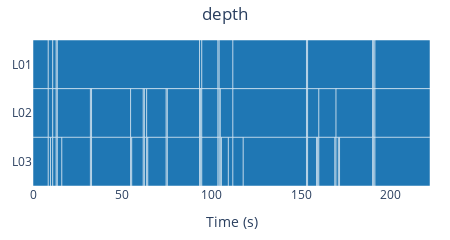
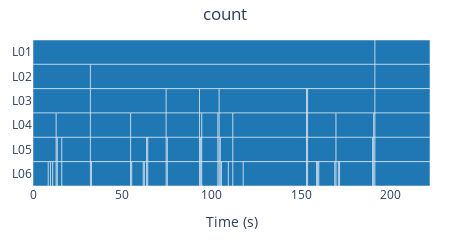
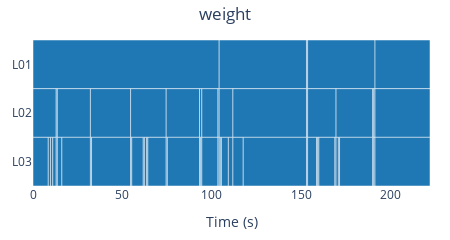

Notebook code for these charts, in order:
### Code cell
est_by_depth.plot().update_layout(width=450).show()
est_by_count.plot().update_layout(width=450).show()
est_by_weight.plot().update_layout(width=450).show()

### Figure 1 — Plotly figure (JSON) as saved in the notebook; plotly's stock layout.template omitted (floating-point values rounded to 4 significant figures)
{"data": [{"base": [0, 8.54, 11.06, 12.98, 13.61, 93.14, 94.44, 103.5, 104.1, 111.8, 153.0, 153.6, 190.0, 190.7, 191.3, 0, 8.54, 11.06, 12.98, 13.61, 32.12, 32.75, 54.6, 61.67, 62.31, 63.59, 74.5, 75.15, 93.14, 93.81, 94.44, 103.5, 104.1, 104.8, 111.8, 153.0, 153.6, 159.9, 169.5, 190.0, 190.7, 191.3, 0, 8.54, 9.8, 11.06, 12.98, 13.61, 16.16, 32.12, 32.75, 54.6, 55.25, 61.67, 62.31, 63.59, 64.24, 74.5, 75.15, 93.14, 93.81, 94.44, 103.5, 104.1, 104.8, 105.4, 109.3, 111.8, 117.6, 153.0, 153.6, 158.7, 159.3, 159.9, 168.9, 169.5, 170.8, 171.5, 190.0, 190.7, 191.3], "customdata": ["<b></b><br>Layer: L01<br>Start: 0.000s<br>End: 8.540s<br>Duration: 8.540s", "<b></b><br>Layer: L01<br>Start: 8.540s<br>End: 11.060s<br>Duration: 2.520s", "<b></b><br>Layer: L01<br>Start: 11.060s<br>End: 12.980s<br>Duration: 1.920s", "<b></b><br>Layer: L01<br>Start: 12.980s<br>End: 13.610s<br>Duration: 0.630s", "<b></b><br>Layer: L01<br>Start: 13.610s<br>End: 93.140s<br>Duration: 79.530s", "<b></b><br>Layer: L01<br>Start: 93.140s<br>End: 94.440s<br>Duration: 1.300s", "<b></b><br>Layer: L01<br>Start: 94.440s<br>End: 103.470s<br>Duration: 9.030s", "<b></b><br>Layer: L01<br>Start: 103.470s<br>End: 104.140s<br>Duration: 0.670s", "<b></b><br>Layer: L01<br>Start: 104.140s<br>End: 111.830s<br>Duration: 7.690s", "<b></b><br>Layer: L01<br>Start: 111.830s<br>End: 152.970s<br>Duration: 41.140s", "<b></b><br>Layer: L01<br>Start: 152.970s<br>End: 153.600s<br>Duration: 0.630s", "<b></b><br>Layer: L01<br>Start: 153.600s<br>End: 190.020s<br>Duration: 36.420s", "<b></b><br>Layer: L01<br>Start: 190.020s<br>End: 190.650s<br>Duration: 0.630s", "<b></b><br>Layer: L01<br>Start: 190.650s<br>End: 191.310s<br>Duration: 0.660s", "<b></b><br>Layer: L01<br>Start: 191.310s<br>End: 222.061s<br>Duration: 30.751s", "<b></b><br>Layer: L02<br>Start: 0.000s<br>End: 8.540s<br>Duration: 8.540s", "<b></b><br>Layer: L02<br>Start: 8.540s<br>End: 11.060s<br>Duration: 2.520s", "<b></b><br>Layer: L02<br>Start: 11.060s<br>End: 12.980s<br>Duration: 1.920s", "<b></b><br>Layer: L02<br>Start: 12.980s<br>End: 13.610s<br>Duration: 0.630s", "<b></b><br>Layer: L02<br>Start: 13.610s<br>End: 32.120s<br>Duration: 18.510s", "<b></b><br>Layer: L02<br>Start: 32.120s<br>End: 32.750s<br>Duration: 0.630s", "<b></b><br>Layer: L02<br>Start: 32.750s<br>End: 54.600s<br>Duration: 21.850s", "<b></b><br>Layer: L02<br>Start: 54.600s<br>End: 61.670s<br>Duration: 7.070s", "<b></b><br>Layer: L02<br>Start: 61.670s<br>End: 62.310s<br>Duration: 0.640s", "<b></b><br>Layer: L02<br>Start: 62.310s<br>End: 63.590s<br>Duration: 1.280s", "<b></b><br>Layer: L02<br>Start: 63.590s<br>End: 74.500s<br>Duration: 10.910s", "<b></b><br>Layer: L02<br>Start: 74.500s<br>End: 75.150s<br>Duration: 0.650s", "<b></b><br>Layer: L02<br>Start: 75.150s<br>End: 93.140s<br>Duration: 17.990s", "<b></b><br>Layer: L02<br>Start: 93.140s<br>End: 93.810s<br>Duration: 0.670s", "<b></b><br>Layer: L02<br>Start: 93.810s<br>End: 94.440s<br>Duration: 0.630s", "<b></b><br>Layer: L02<br>Start: 94.440s<br>End: 103.470s<br>Duration: 9.030s", "<b></b><br>Layer: L02<br>Start: 103.470s<br>End: 104.140s<br>Duration: 0.670s", "<b></b><br>Layer: L02<br>Start: 104.140s<br>End: 104.770s<br>Duration: 0.630s", "<b></b><br>Layer: L02<br>Start: 104.770s<br>End: 111.830s<br>Duration: 7.060s", "<b></b><br>Layer: L02<br>Start: 111.830s<br>End: 152.970s<br>Duration: 41.140s", "<b></b><br>Layer: L02<br>Start: 152.970s<br>End: 153.600s<br>Duration: 0.630s", "<b></b><br>Layer: L02<br>Start: 153.600s<br>End: 159.920s<br>Duration: 6.320s", "<b></b><br>Layer: L02<br>Start: 159.920s<br>End: 169.520s<br>Duration: 9.600s", "<b></b><br>Layer: L02<br>Start: 169.520s<br>End: 190.020s<br>Duration: 20.500s", "<b></b><br>Layer: L02<br>Start: 190.020s<br>End: 190.650s<br>Duration: 0.630s", "<b></b><br>Layer: L02<br>Start: 190.650s<br>End: 191.310s<br>Duration: 0.660s", "<b></b><br>Layer: L02<br>Start: 191.310s<br>End: 222.061s<br>Duration: 30.751s", "<b></b><br>Layer: L03<br>Start: 0.000s<br>End: 8.540s<br>Duration: 8.540s", "<b></b><br>Layer: L03<br>Start: 8.540s<br>End: 9.800s<br>Duration: 1.260s", "<b></b><br>Layer: L03<br>Start: 9.800s<br>End: 11.060s<br>Duration: 1.260s", "<b></b><br>Layer: L03<br>Start: 11.060s<br>End: 12.980s<br>Duration: 1.920s", "<b></b><br>Layer: L03<br>Start: 12.980s<br>End: 13.610s<br>Duration: 0.630s", "<b></b><br>Layer: L03<br>Start: 13.610s<br>End: 16.160s<br>Duration: 2.550s", "<b></b><br>Layer: L03<br>Start: 16.160s<br>End: 32.120s<br>Duration: 15.960s", "<b></b><br>Layer: L03<br>Start: 32.120s<br>End: 32.750s<br>Duration: 0.630s", "<b></b><br>Layer: L03<br>Start: 32.750s<br>End: 54.600s<br>Duration: 21.850s", "<b></b><br>Layer: L03<br>Start: 54.600s<br>End: 55.250s<br>Duration: 0.650s", "<b></b><br>Layer: L03<br>Start: 55.250s<br>End: 61.670s<br>Duration: 6.420s", "<b></b><br>Layer: L03<br>Start: 61.670s<br>End: 62.310s<br>Duration: 0.640s", "<b></b><br>Layer: L03<br>Start: 62.310s<br>End: 63.590s<br>Duration: 1.280s", "<b></b><br>Layer: L03<br>Start: 63.590s<br>End: 64.240s<br>Duration: 0.650s", "<b></b><br>Layer: L03<br>Start: 64.240s<br>End: 74.500s<br>Duration: 10.260s", "<b></b><br>Layer: L03<br>Start: 74.500s<br>End: 75.150s<br>Duration: 0.650s", "<b></b><br>Layer: L03<br>Start: 75.150s<br>End: 93.140s<br>Duration: 17.990s", "<b></b><br>Layer: L03<br>Start: 93.140s<br>End: 93.810s<br>Duration: 0.670s", "<b></b><br>Layer: L03<br>Start: 93.810s<br>End: 94.440s<br>Duration: 0.630s", "<b></b><br>Layer: L03<br>Start: 94.440s<br>End: 103.470s<br>Duration: 9.030s", "<b></b><br>Layer: L03<br>Start: 103.470s<br>End: 104.140s<br>Duration: 0.670s", "<b></b><br>Layer: L03<br>Start: 104.140s<br>End: 104.770s<br>Duration: 0.630s", "<b></b><br>Layer: L03<br>Start: 104.770s<br>End: 105.400s<br>Duration: 0.630s", "<b></b><br>Layer: L03<br>Start: 105.400s<br>End: 109.280s<br>Duration: 3.880s", "<b></b><br>Layer: L03<br>Start: 109.280s<br>End: 111.830s<br>Duration: 2.550s", "<b></b><br>Layer: L03<br>Start: 111.830s<br>End: 117.600s<br>Duration: 5.770s", "<b></b><br>Layer: L03<br>Start: 117.600s<br>End: 152.970s<br>Duration: 35.370s", "<b></b><br>Layer: L03<br>Start: 152.970s<br>End: 153.600s<br>Duration: 0.630s", "<b></b><br>Layer: L03<br>Start: 153.600s<br>End: 158.650s<br>Duration: 5.050s", "<b></b><br>Layer: L03<br>Start: 158.650s<br>End: 159.280s<br>Duration: 0.630s", "<b></b><br>Layer: L03<br>Start: 159.280s<br>End: 159.920s<br>Duration: 0.640s", "<b></b><br>Layer: L03<br>Start: 159.920s<br>End: 168.890s<br>Duration: 8.970s", "<b></b><br>Layer: L03<br>Start: 168.890s<br>End: 169.520s<br>Duration: 0.630s", "<b></b><br>Layer: L03<br>Start: 169.520s<br>End: 170.820s<br>Duration: 1.300s", "<b></b><br>Layer: L03<br>Start: 170.820s<br>End: 171.470s<br>Duration: 0.650s", "<b></b><br>Layer: L03<br>Start: 171.470s<br>End: 190.020s<br>Duration: 18.550s", "<b></b><br>Layer: L03<br>Start: 190.020s<br>End: 190.650s<br>Duration: 0.630s", "<b></b><br>Layer: L03<br>Start: 190.650s<br>End: 191.310s<br>Duration: 0.660s", "<b></b><br>Layer: L03<br>Start: 191.310s<br>End: 222.061s<br>Duration: 30.751s"], "hovertemplate": "%{customdata}<extra></extra>", "insidetextanchor": "middle", "marker": {"color": "#1F77B4", "line": {"color": "white", "width": 0.5}, "pattern": {"fgcolor": "white", "fgopacity": 0.5, "shape": "", "solidity": 0.25}}, "name": "", "orientation": "h", "showlegend": true, "text": ["", "", "", "", "", "", "", "", "", "", "", "", "", "", "", "", "", "", "", "", "", "", "", "", "", "", "", "", "", "", "", "", "", "", "", "", "", "", "", "", "", "", "", "", "", "", "", "", "", "", "", "", "", "", "", "", "", "", "", "", "", "", "", "", "", "", "", "", "", "", "", "", "", "", "", "", "", "", "", "", ""], "textposition": "inside", "type": "bar", "width": 1, "x": [8.54, 2.52, 1.92, 0.63, 79.53, 1.3, 9.03, 0.67, 7.69, 41.14, 0.63, 36.42, 0.63, 0.66, 30.75, 8.54, 2.52, 1.92, 0.63, 18.51, 0.63, 21.85, 7.07, 0.64, 1.28, 10.91, 0.65, 17.99, 0.67, 0.63, 9.03, 0.67, 0.63, 7.06, 41.14, 0.63, 6.32, 9.6, 20.5, 0.63, 0.66, 30.75, 8.54, 1.26, 1.26, 1.92, 0.63, 2.55, 15.96, 0.63, 21.85, 0.65, 6.42, 0.64, 1.28, 0.65, 10.26, 0.65, 17.99, 0.67, 0.63, 9.03, 0.67, 0.63, 0.63, 3.88, 2.55, 5.77, 35.37, 0.63, 5.05, 0.63, 0.64, 8.97, 0.63, 1.3, 0.65, 18.55, 0.63, 0.66, 30.75], "y": ["L01", "L01", "L01", "L01", "L01", "L01", "L01", "L01", "L01", "L01", "L01", "L01", "L01", "L01", "L01", "L02", "L02", "L02", "L02", "L02", "L02", "L02", "L02", "L02", "L02", "L02", "L02", "L02", "L02", "L02", "L02", "L02", "L02", "L02", "L02", "L02", "L02", "L02", "L02", "L02", "L02", "L02", "L03", "L03", "L03", "L03", "L03", "L03", "L03", "L03", "L03", "L03", "L03", "L03", "L03", "L03", "L03", "L03", "L03", "L03", "L03", "L03", "L03", "L03", "L03", "L03", "L03", "L03", "L03", "L03", "L03", "L03", "L03", "L03", "L03", "L03", "L03", "L03", "L03", "L03", "L03"]}], "layout": {"barmode": "overlay", "height": 145, "margin": {"b": 20, "l": 20, "r": 20, "t": 40}, "showlegend": false, "title": {"text": "depth", "x": 0.5}, "width": 450, "xaxis": {"range": [0, 222.1], "title": {"text": "Time (s)"}}, "yaxis": {"categoryarray": ["L03", "L02", "L01"], "categoryorder": "array", "title": {}}}}

### Figure 2 — Plotly figure (JSON) as saved in the notebook; plotly's stock layout.template omitted (floating-point values rounded to 4 significant figures)
{"data": [{"base": [0, 191.3, 0, 32.12, 191.3, 0, 32.12, 74.5, 93.14, 104.1, 153.0, 153.6, 191.3, 0, 12.98, 32.12, 54.6, 74.5, 93.14, 94.44, 103.5, 104.1, 111.8, 153.0, 153.6, 169.5, 190.7, 191.3, 0, 12.98, 13.61, 16.16, 32.12, 54.6, 63.59, 64.24, 74.5, 75.15, 93.14, 93.81, 94.44, 103.5, 104.1, 104.8, 111.8, 153.0, 153.6, 169.5, 190.0, 190.7, 191.3, 0, 8.54, 9.8, 11.06, 12.98, 13.61, 16.16, 32.12, 32.75, 54.6, 55.25, 61.67, 62.31, 63.59, 64.24, 74.5, 75.15, 93.14, 93.81, 94.44, 103.5, 104.1, 104.8, 105.4, 109.3, 111.8, 117.6, 153.0, 153.6, 158.7, 159.3, 159.9, 168.9, 169.5, 170.8, 171.5, 190.0, 190.7, 191.3], "customdata": ["<b></b><br>Layer: L01<br>Start: 0.000s<br>End: 191.310s<br>Duration: 191.310s", "<b></b><br>Layer: L01<br>Start: 191.310s<br>End: 222.061s<br>Duration: 30.751s", "<b></b><br>Layer: L02<br>Start: 0.000s<br>End: 32.120s<br>Duration: 32.120s", "<b></b><br>Layer: L02<br>Start: 32.120s<br>End: 191.310s<br>Duration: 159.190s", "<b></b><br>Layer: L02<br>Start: 191.310s<br>End: 222.061s<br>Duration: 30.751s", "<b></b><br>Layer: L03<br>Start: 0.000s<br>End: 32.120s<br>Duration: 32.120s", "<b></b><br>Layer: L03<br>Start: 32.120s<br>End: 74.500s<br>Duration: 42.380s", "<b></b><br>Layer: L03<br>Start: 74.500s<br>End: 93.140s<br>Duration: 18.640s", "<b></b><br>Layer: L03<br>Start: 93.140s<br>End: 104.140s<br>Duration: 11.000s", "<b></b><br>Layer: L03<br>Start: 104.140s<br>End: 152.970s<br>Duration: 48.830s", "<b></b><br>Layer: L03<br>Start: 152.970s<br>End: 153.600s<br>Duration: 0.630s", "<b></b><br>Layer: L03<br>Start: 153.600s<br>End: 191.310s<br>Duration: 37.710s", "<b></b><br>Layer: L03<br>Start: 191.310s<br>End: 222.061s<br>Duration: 30.751s", "<b></b><br>Layer: L04<br>Start: 0.000s<br>End: 12.980s<br>Duration: 12.980s", "<b></b><br>Layer: L04<br>Start: 12.980s<br>End: 32.120s<br>Duration: 19.140s", "<b></b><br>Layer: L04<br>Start: 32.120s<br>End: 54.600s<br>Duration: 22.480s", "<b></b><br>Layer: L04<br>Start: 54.600s<br>End: 74.500s<br>Duration: 19.900s", "<b></b><br>Layer: L04<br>Start: 74.500s<br>End: 93.140s<br>Duration: 18.640s", "<b></b><br>Layer: L04<br>Start: 93.140s<br>End: 94.440s<br>Duration: 1.300s", "<b></b><br>Layer: L04<br>Start: 94.440s<br>End: 103.470s<br>Duration: 9.030s", "<b></b><br>Layer: L04<br>Start: 103.470s<br>End: 104.140s<br>Duration: 0.670s", "<b></b><br>Layer: L04<br>Start: 104.140s<br>End: 111.830s<br>Duration: 7.690s", "<b></b><br>Layer: L04<br>Start: 111.830s<br>End: 152.970s<br>Duration: 41.140s", "<b></b><br>Layer: L04<br>Start: 152.970s<br>End: 153.600s<br>Duration: 0.630s", "<b></b><br>Layer: L04<br>Start: 153.600s<br>End: 169.520s<br>Duration: 15.920s", "<b></b><br>Layer: L04<br>Start: 169.520s<br>End: 190.650s<br>Duration: 21.130s", "<b></b><br>Layer: L04<br>Start: 190.650s<br>End: 191.310s<br>Duration: 0.660s", "<b></b><br>Layer: L04<br>Start: 191.310s<br>End: 222.061s<br>Duration: 30.751s", "<b></b><br>Layer: L05<br>Start: 0.000s<br>End: 12.980s<br>Duration: 12.980s", "<b></b><br>Layer: L05<br>Start: 12.980s<br>End: 13.610s<br>Duration: 0.630s", "<b></b><br>Layer: L05<br>Start: 13.610s<br>End: 16.160s<br>Duration: 2.550s", "<b></b><br>Layer: L05<br>Start: 16.160s<br>End: 32.120s<br>Duration: 15.960s", "<b></b><br>Layer: L05<br>Start: 32.120s<br>End: 54.600s<br>Duration: 22.480s", "<b></b><br>Layer: L05<br>Start: 54.600s<br>End: 63.590s<br>Duration: 8.990s", "<b></b><br>Layer: L05<br>Start: 63.590s<br>End: 64.240s<br>Duration: 0.650s", "<b></b><br>Layer: L05<br>Start: 64.240s<br>End: 74.500s<br>Duration: 10.260s", "<b></b><br>Layer: L05<br>Start: 74.500s<br>End: 75.150s<br>Duration: 0.650s", "<b></b><br>Layer: L05<br>Start: 75.150s<br>End: 93.140s<br>Duration: 17.990s", "<b></b><br>Layer: L05<br>Start: 93.140s<br>End: 93.810s<br>Duration: 0.670s", "<b></b><br>Layer: L05<br>Start: 93.810s<br>End: 94.440s<br>Duration: 0.630s", "<b></b><br>Layer: L05<br>Start: 94.440s<br>End: 103.470s<br>Duration: 9.030s", "<b></b><br>Layer: L05<br>Start: 103.470s<br>End: 104.140s<br>Duration: 0.670s", "<b></b><br>Layer: L05<br>Start: 104.140s<br>End: 104.770s<br>Duration: 0.630s", "<b></b><br>Layer: L05<br>Start: 104.770s<br>End: 111.830s<br>Duration: 7.060s", "<b></b><br>Layer: L05<br>Start: 111.830s<br>End: 152.970s<br>Duration: 41.140s", "<b></b><br>Layer: L05<br>Start: 152.970s<br>End: 153.600s<br>Duration: 0.630s", "<b></b><br>Layer: L05<br>Start: 153.600s<br>End: 169.520s<br>Duration: 15.920s", "<b></b><br>Layer: L05<br>Start: 169.520s<br>End: 190.020s<br>Duration: 20.500s", "<b></b><br>Layer: L05<br>Start: 190.020s<br>End: 190.650s<br>Duration: 0.630s", "<b></b><br>Layer: L05<br>Start: 190.650s<br>End: 191.310s<br>Duration: 0.660s", "<b></b><br>Layer: L05<br>Start: 191.310s<br>End: 222.061s<br>Duration: 30.751s", "<b></b><br>Layer: L06<br>Start: 0.000s<br>End: 8.540s<br>Duration: 8.540s", "<b></b><br>Layer: L06<br>Start: 8.540s<br>End: 9.800s<br>Duration: 1.260s", "<b></b><br>Layer: L06<br>Start: 9.800s<br>End: 11.060s<br>Duration: 1.260s", "<b></b><br>Layer: L06<br>Start: 11.060s<br>End: 12.980s<br>Duration: 1.920s", "<b></b><br>Layer: L06<br>Start: 12.980s<br>End: 13.610s<br>Duration: 0.630s", "<b></b><br>Layer: L06<br>Start: 13.610s<br>End: 16.160s<br>Duration: 2.550s", "<b></b><br>Layer: L06<br>Start: 16.160s<br>End: 32.120s<br>Duration: 15.960s", "<b></b><br>Layer: L06<br>Start: 32.120s<br>End: 32.750s<br>Duration: 0.630s", "<b></b><br>Layer: L06<br>Start: 32.750s<br>End: 54.600s<br>Duration: 21.850s", "<b></b><br>Layer: L06<br>Start: 54.600s<br>End: 55.250s<br>Duration: 0.650s", "<b></b><br>Layer: L06<br>Start: 55.250s<br>End: 61.670s<br>Duration: 6.420s", "<b></b><br>Layer: L06<br>Start: 61.670s<br>End: 62.310s<br>Duration: 0.640s", "<b></b><br>Layer: L06<br>Start: 62.310s<br>End: 63.590s<br>Duration: 1.280s", "<b></b><br>Layer: L06<br>Start: 63.590s<br>End: 64.240s<br>Duration: 0.650s", "<b></b><br>Layer: L06<br>Start: 64.240s<br>End: 74.500s<br>Duration: 10.260s", "<b></b><br>Layer: L06<br>Start: 74.500s<br>End: 75.150s<br>Duration: 0.650s", "<b></b><br>Layer: L06<br>Start: 75.150s<br>End: 93.140s<br>Duration: 17.990s", "<b></b><br>Layer: L06<br>Start: 93.140s<br>End: 93.810s<br>Duration: 0.670s", "<b></b><br>Layer: L06<br>Start: 93.810s<br>End: 94.440s<br>Duration: 0.630s", "<b></b><br>Layer: L06<br>Start: 94.440s<br>End: 103.470s<br>Duration: 9.030s", "<b></b><br>Layer: L06<br>Start: 103.470s<br>End: 104.140s<br>Duration: 0.670s", "<b></b><br>Layer: L06<br>Start: 104.140s<br>End: 104.770s<br>Duration: 0.630s", "<b></b><br>Layer: L06<br>Start: 104.770s<br>End: 105.400s<br>Duration: 0.630s", "<b></b><br>Layer: L06<br>Start: 105.400s<br>End: 109.280s<br>Duration: 3.880s", "<b></b><br>Layer: L06<br>Start: 109.280s<br>End: 111.830s<br>Duration: 2.550s", "<b></b><br>Layer: L06<br>Start: 111.830s<br>End: 117.600s<br>Duration: 5.770s", "<b></b><br>Layer: L06<br>Start: 117.600s<br>End: 152.970s<br>Duration: 35.370s", "<b></b><br>Layer: L06<br>Start: 152.970s<br>End: 153.600s<br>Duration: 0.630s", "<b></b><br>Layer: L06<br>Start: 153.600s<br>End: 158.650s<br>Duration: 5.050s", "<b></b><br>Layer: L06<br>Start: 158.650s<br>End: 159.280s<br>Duration: 0.630s", "<b></b><br>Layer: L06<br>Start: 159.280s<br>End: 159.920s<br>Duration: 0.640s", "<b></b><br>Layer: L06<br>Start: 159.920s<br>End: 168.890s<br>Duration: 8.970s", "<b></b><br>Layer: L06<br>Start: 168.890s<br>End: 169.520s<br>Duration: 0.630s", "<b></b><br>Layer: L06<br>Start: 169.520s<br>End: 170.820s<br>Duration: 1.300s", "<b></b><br>Layer: L06<br>Start: 170.820s<br>End: 171.470s<br>Duration: 0.650s", "<b></b><br>Layer: L06<br>Start: 171.470s<br>End: 190.020s<br>Duration: 18.550s", "<b></b><br>Layer: L06<br>Start: 190.020s<br>End: 190.650s<br>Duration: 0.630s", "<b></b><br>Layer: L06<br>Start: 190.650s<br>End: 191.310s<br>Duration: 0.660s", "<b></b><br>Layer: L06<br>Start: 191.310s<br>End: 222.061s<br>Duration: 30.751s"], "hovertemplate": "%{customdata}<extra></extra>", "insidetextanchor": "middle", "marker": {"color": "#1F77B4", "line": {"color": "white", "width": 0.5}, "pattern": {"fgcolor": "white", "fgopacity": 0.5, "shape": "", "solidity": 0.25}}, "name": "", "orientation": "h", "showlegend": true, "text": ["", "", "", "", "", "", "", "", "", "", "", "", "", "", "", "", "", "", "", "", "", "", "", "", "", "", "", "", "", "", "", "", "", "", "", "", "", "", "", "", "", "", "", "", "", "", "", "", "", "", "", "", "", "", "", "", "", "", "", "", "", "", "", "", "", "", "", "", "", "", "", "", "", "", "", "", "", "", "", "", "", "", "", "", "", "", "", "", "", ""], "textposition": "inside", "type": "bar", "width": 1, "x": [191.3, 30.75, 32.12, 159.2, 30.75, 32.12, 42.38, 18.64, 11, 48.83, 0.63, 37.71, 30.75, 12.98, 19.14, 22.48, 19.9, 18.64, 1.3, 9.03, 0.67, 7.69, 41.14, 0.63, 15.92, 21.13, 0.66, 30.75, 12.98, 0.63, 2.55, 15.96, 22.48, 8.99, 0.65, 10.26, 0.65, 17.99, 0.67, 0.63, 9.03, 0.67, 0.63, 7.06, 41.14, 0.63, 15.92, 20.5, 0.63, 0.66, 30.75, 8.54, 1.26, 1.26, 1.92, 0.63, 2.55, 15.96, 0.63, 21.85, 0.65, 6.42, 0.64, 1.28, 0.65, 10.26, 0.65, 17.99, 0.67, 0.63, 9.03, 0.67, 0.63, 0.63, 3.88, 2.55, 5.77, 35.37, 0.63, 5.05, 0.63, 0.64, 8.97, 0.63, 1.3, 0.65, 18.55, 0.63, 0.66, 30.75], "y": ["L01", "L01", "L02", "L02", "L02", "L03", "L03", "L03", "L03", "L03", "L03", "L03", "L03", "L04", "L04", "L04", "L04", "L04", "L04", "L04", "L04", "L04", "L04", "L04", "L04", "L04", "L04", "L04", "L05", "L05", "L05", "L05", "L05", "L05", "L05", "L05", "L05", "L05", "L05", "L05", "L05", "L05", "L05", "L05", "L05", "L05", "L05", "L05", "L05", "L05", "L05", "L06", "L06", "L06", "L06", "L06", "L06", "L06", "L06", "L06", "L06", "L06", "L06", "L06", "L06", "L06", "L06", "L06", "L06", "L06", "L06", "L06", "L06", "L06", "L06", "L06", "L06", "L06", "L06", "L06", "L06", "L06", "L06", "L06", "L06", "L06", "L06", "L06", "L06", "L06"]}], "layout": {"barmode": "overlay", "height": 220, "margin": {"b": 20, "l": 20, "r": 20, "t": 40}, "showlegend": false, "title": {"text": "count", "x": 0.5}, "width": 450, "xaxis": {"range": [0, 222.1], "title": {"text": "Time (s)"}}, "yaxis": {"categoryarray": ["L06", "L05", "L04", "L03", "L02", "L01"], "categoryorder": "array", "title": {}}}}

### Figure 3 — Plotly figure (JSON) as saved in the notebook; plotly's stock layout.template omitted (floating-point values rounded to 4 significant figures)
{"data": [{"base": [0, 104.1, 153.0, 153.6, 191.3, 0, 12.98, 13.61, 32.12, 54.6, 74.5, 93.14, 94.44, 103.5, 104.1, 111.8, 153.0, 153.6, 169.5, 190.0, 190.7, 191.3, 0, 8.54, 9.8, 11.06, 12.98, 13.61, 16.16, 32.12, 32.75, 54.6, 55.25, 61.67, 62.31, 63.59, 64.24, 74.5, 75.15, 93.14, 93.81, 94.44, 103.5, 104.1, 104.8, 105.4, 109.3, 111.8, 117.6, 153.0, 153.6, 158.7, 159.3, 159.9, 168.9, 169.5, 170.8, 171.5, 190.0, 190.7, 191.3], "customdata": ["<b></b><br>Layer: L01<br>Start: 0.000s<br>End: 104.140s<br>Duration: 104.140s", "<b></b><br>Layer: L01<br>Start: 104.140s<br>End: 152.970s<br>Duration: 48.830s", "<b></b><br>Layer: L01<br>Start: 152.970s<br>End: 153.600s<br>Duration: 0.630s", "<b></b><br>Layer: L01<br>Start: 153.600s<br>End: 191.310s<br>Duration: 37.710s", "<b></b><br>Layer: L01<br>Start: 191.310s<br>End: 222.061s<br>Duration: 30.751s", "<b></b><br>Layer: L02<br>Start: 0.000s<br>End: 12.980s<br>Duration: 12.980s", "<b></b><br>Layer: L02<br>Start: 12.980s<br>End: 13.610s<br>Duration: 0.630s", "<b></b><br>Layer: L02<br>Start: 13.610s<br>End: 32.120s<br>Duration: 18.510s", "<b></b><br>Layer: L02<br>Start: 32.120s<br>End: 54.600s<br>Duration: 22.480s", "<b></b><br>Layer: L02<br>Start: 54.600s<br>End: 74.500s<br>Duration: 19.900s", "<b></b><br>Layer: L02<br>Start: 74.500s<br>End: 93.140s<br>Duration: 18.640s", "<b></b><br>Layer: L02<br>Start: 93.140s<br>End: 94.440s<br>Duration: 1.300s", "<b></b><br>Layer: L02<br>Start: 94.440s<br>End: 103.470s<br>Duration: 9.030s", "<b></b><br>Layer: L02<br>Start: 103.470s<br>End: 104.140s<br>Duration: 0.670s", "<b></b><br>Layer: L02<br>Start: 104.140s<br>End: 111.830s<br>Duration: 7.690s", "<b></b><br>Layer: L02<br>Start: 111.830s<br>End: 152.970s<br>Duration: 41.140s", "<b></b><br>Layer: L02<br>Start: 152.970s<br>End: 153.600s<br>Duration: 0.630s", "<b></b><br>Layer: L02<br>Start: 153.600s<br>End: 169.520s<br>Duration: 15.920s", "<b></b><br>Layer: L02<br>Start: 169.520s<br>End: 190.020s<br>Duration: 20.500s", "<b></b><br>Layer: L02<br>Start: 190.020s<br>End: 190.650s<br>Duration: 0.630s", "<b></b><br>Layer: L02<br>Start: 190.650s<br>End: 191.310s<br>Duration: 0.660s", "<b></b><br>Layer: L02<br>Start: 191.310s<br>End: 222.061s<br>Duration: 30.751s", "<b></b><br>Layer: L03<br>Start: 0.000s<br>End: 8.540s<br>Duration: 8.540s", "<b></b><br>Layer: L03<br>Start: 8.540s<br>End: 9.800s<br>Duration: 1.260s", "<b></b><br>Layer: L03<br>Start: 9.800s<br>End: 11.060s<br>Duration: 1.260s", "<b></b><br>Layer: L03<br>Start: 11.060s<br>End: 12.980s<br>Duration: 1.920s", "<b></b><br>Layer: L03<br>Start: 12.980s<br>End: 13.610s<br>Duration: 0.630s", "<b></b><br>Layer: L03<br>Start: 13.610s<br>End: 16.160s<br>Duration: 2.550s", "<b></b><br>Layer: L03<br>Start: 16.160s<br>End: 32.120s<br>Duration: 15.960s", "<b></b><br>Layer: L03<br>Start: 32.120s<br>End: 32.750s<br>Duration: 0.630s", "<b></b><br>Layer: L03<br>Start: 32.750s<br>End: 54.600s<br>Duration: 21.850s", "<b></b><br>Layer: L03<br>Start: 54.600s<br>End: 55.250s<br>Duration: 0.650s", "<b></b><br>Layer: L03<br>Start: 55.250s<br>End: 61.670s<br>Duration: 6.420s", "<b></b><br>Layer: L03<br>Start: 61.670s<br>End: 62.310s<br>Duration: 0.640s", "<b></b><br>Layer: L03<br>Start: 62.310s<br>End: 63.590s<br>Duration: 1.280s", "<b></b><br>Layer: L03<br>Start: 63.590s<br>End: 64.240s<br>Duration: 0.650s", "<b></b><br>Layer: L03<br>Start: 64.240s<br>End: 74.500s<br>Duration: 10.260s", "<b></b><br>Layer: L03<br>Start: 74.500s<br>End: 75.150s<br>Duration: 0.650s", "<b></b><br>Layer: L03<br>Start: 75.150s<br>End: 93.140s<br>Duration: 17.990s", "<b></b><br>Layer: L03<br>Start: 93.140s<br>End: 93.810s<br>Duration: 0.670s", "<b></b><br>Layer: L03<br>Start: 93.810s<br>End: 94.440s<br>Duration: 0.630s", "<b></b><br>Layer: L03<br>Start: 94.440s<br>End: 103.470s<br>Duration: 9.030s", "<b></b><br>Layer: L03<br>Start: 103.470s<br>End: 104.140s<br>Duration: 0.670s", "<b></b><br>Layer: L03<br>Start: 104.140s<br>End: 104.770s<br>Duration: 0.630s", "<b></b><br>Layer: L03<br>Start: 104.770s<br>End: 105.400s<br>Duration: 0.630s", "<b></b><br>Layer: L03<br>Start: 105.400s<br>End: 109.280s<br>Duration: 3.880s", "<b></b><br>Layer: L03<br>Start: 109.280s<br>End: 111.830s<br>Duration: 2.550s", "<b></b><br>Layer: L03<br>Start: 111.830s<br>End: 117.600s<br>Duration: 5.770s", "<b></b><br>Layer: L03<br>Start: 117.600s<br>End: 152.970s<br>Duration: 35.370s", "<b></b><br>Layer: L03<br>Start: 152.970s<br>End: 153.600s<br>Duration: 0.630s", "<b></b><br>Layer: L03<br>Start: 153.600s<br>End: 158.650s<br>Duration: 5.050s", "<b></b><br>Layer: L03<br>Start: 158.650s<br>End: 159.280s<br>Duration: 0.630s", "<b></b><br>Layer: L03<br>Start: 159.280s<br>End: 159.920s<br>Duration: 0.640s", "<b></b><br>Layer: L03<br>Start: 159.920s<br>End: 168.890s<br>Duration: 8.970s", "<b></b><br>Layer: L03<br>Start: 168.890s<br>End: 169.520s<br>Duration: 0.630s", "<b></b><br>Layer: L03<br>Start: 169.520s<br>End: 170.820s<br>Duration: 1.300s", "<b></b><br>Layer: L03<br>Start: 170.820s<br>End: 171.470s<br>Duration: 0.650s", "<b></b><br>Layer: L03<br>Start: 171.470s<br>End: 190.020s<br>Duration: 18.550s", "<b></b><br>Layer: L03<br>Start: 190.020s<br>End: 190.650s<br>Duration: 0.630s", "<b></b><br>Layer: L03<br>Start: 190.650s<br>End: 191.310s<br>Duration: 0.660s", "<b></b><br>Layer: L03<br>Start: 191.310s<br>End: 222.061s<br>Duration: 30.751s"], "hovertemplate": "%{customdata}<extra></extra>", "insidetextanchor": "middle", "marker": {"color": "#1F77B4", "line": {"color": "white", "width": 0.5}, "pattern": {"fgcolor": "white", "fgopacity": 0.5, "shape": "", "solidity": 0.25}}, "name": "", "orientation": "h", "showlegend": true, "text": ["", "", "", "", "", "", "", "", "", "", "", "", "", "", "", "", "", "", "", "", "", "", "", "", "", "", "", "", "", "", "", "", "", "", "", "", "", "", "", "", "", "", "", "", "", "", "", "", "", "", "", "", "", "", "", "", "", "", "", "", ""], "textposition": "inside", "type": "bar", "width": 1, "x": [104.1, 48.83, 0.63, 37.71, 30.75, 12.98, 0.63, 18.51, 22.48, 19.9, 18.64, 1.3, 9.03, 0.67, 7.69, 41.14, 0.63, 15.92, 20.5, 0.63, 0.66, 30.75, 8.54, 1.26, 1.26, 1.92, 0.63, 2.55, 15.96, 0.63, 21.85, 0.65, 6.42, 0.64, 1.28, 0.65, 10.26, 0.65, 17.99, 0.67, 0.63, 9.03, 0.67, 0.63, 0.63, 3.88, 2.55, 5.77, 35.37, 0.63, 5.05, 0.63, 0.64, 8.97, 0.63, 1.3, 0.65, 18.55, 0.63, 0.66, 30.75], "y": ["L01", "L01", "L01", "L01", "L01", "L02", "L02", "L02", "L02", "L02", "L02", "L02", "L02", "L02", "L02", "L02", "L02", "L02", "L02", "L02", "L02", "L02", "L03", "L03", "L03", "L03", "L03", "L03", "L03", "L03", "L03", "L03", "L03", "L03", "L03", "L03", "L03", "L03", "L03", "L03", "L03", "L03", "L03", "L03", "L03", "L03", "L03", "L03", "L03", "L03", "L03", "L03", "L03", "L03", "L03", "L03", "L03", "L03", "L03", "L03", "L03"]}], "layout": {"barmode": "overlay", "height": 145, "margin": {"b": 20, "l": 20, "r": 20, "t": 40}, "showlegend": false, "title": {"text": "weight", "x": 0.5}, "width": 450, "xaxis": {"range": [0, 222.1], "title": {"text": "Time (s)"}}, "yaxis": {"categoryarray": ["L03", "L02", "L01"], "categoryorder": "array", "title": {}}}}
